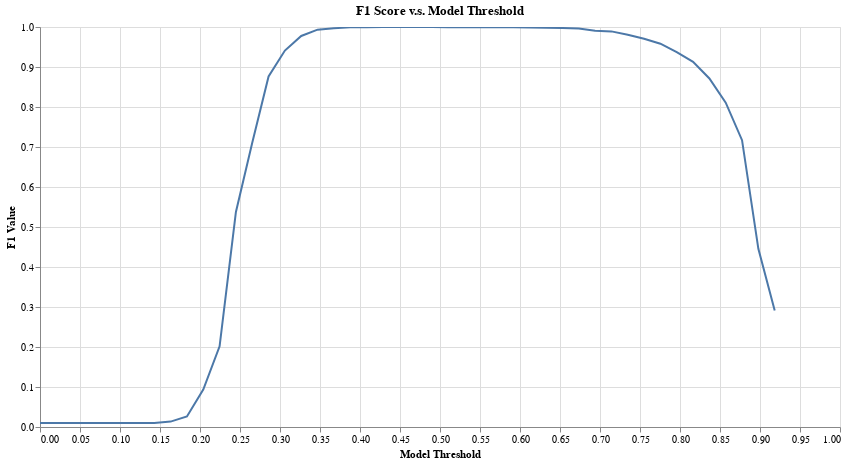

The notebook cell this image was saved under:
### Code cell
tutorial.plot_f1_score_vs_threshold(df_eval)

### Figure 1 — Vega-Lite specification as saved in the notebook (floating-point values rounded to 4 significant figures)
{"config": {"view": {"continuousWidth": 400, "continuousHeight": 300}}, "layer": [{"mark": "line", "encoding": {"x": {"type": "quantitative", "axis": {"title": "Model Threshold"}, "field": "threshold"}, "y": {"type": "quantitative", "axis": {"title": "F1 Value"}, "field": "f1", "scale": {"domain": [0, 1]}}}, "selection": {"selector006": {"type": "interval", "bind": "scales", "encodings": ["x", "y"]}}, "title": "F1 Score v.s. Model Threshold"}, {"mark": "point", "encoding": {"opacity": {"value": 0}, "x": {"type": "quantitative", "field": "threshold"}}, "selection": {"selector005": {"type": "single", "nearest": true, "on": "mouseover", "fields": ["threshold"], "empty": "none"}}}, {"mark": "point", "encoding": {"opacity": {"condition": {"value": 1, "selection": "selector005"}, "value": 0}, "x": {"type": "quantitative", "axis": {"title": "Model Threshold"}, "field": "threshold"}, "y": {"type": "quantitative", "axis": {"title": "F1 Value"}, "field": "f1", "scale": {"domain": [0, 1]}}}, "title": "F1 Score v.s. Model Threshold"}, {"mark": {"type": "rule", "color": "gray"}, "encoding": {"x": {"type": "quantitative", "field": "threshold"}}, "transform": [{"filter": {"selection": "selector005"}}]}, {"mark": {"type": "text", "align": "right", "dx": -10, "dy": -5, "fontWeight": 300, "lineBreak": "\n"}, "encoding": {"text": {"condition": {"type": "nominal", "field": "label", "selection": "selector005"}, "value": " "}, "x": {"type": "quantitative", "axis": {"title": "Model Threshold"}, "field": "threshold"}, "y": {"type": "quantitative", "axis": {"title": "F1 Value"}, "field": "f1", "scale": {"domain": [0, 1]}}}, "title": "F1 Score v.s. Model Threshold"}], "data": {"name": "data-af15636bd0481d1226baee08b5741867"}, "height": 400, "width": 800, "$schema": "https://vega.github.io/schema/vega-lite/v4.8.1.json", "datasets": {"data-af15636bd0481d1226baee08b5741867": [{"threshold": 0.0, "tp": 1197, "fp": 242639, "tn": 0, "fn": 0, "precision": 0.004909, "recall": 1.0, "f1": 0.00977, "label": "threshold: 0.0\nf1: 0.01"}, {"threshold": 0.02041, "tp": 1197, "fp": 242639, "tn": 0, "fn": 0, "precision": 0.004909, "recall": 1.0, "f1": 0.00977, "label": "threshold: 0.02\nf1: 0.01"}, {"threshold": 0.04082, "tp": 1197, "fp": 242639, "tn": 0, "fn": 0, "precision": 0.004909, "recall": 1.0, "f1": 0.00977, "label": "threshold: 0.041\nf1: 0.01"}, {"threshold": 0.06122, "tp": 1197, "fp": 242639, "tn": 0, "fn": 0, "precision": 0.004909, "recall": 1.0, "f1": 0.00977, "label": "threshold: 0.061\nf1: 0.01"}, {"threshold": 0.08163, "tp": 1197, "fp": 242639, "tn": 0, "fn": 0, "precision": 0.004909, "recall": 1.0, "f1": 0.00977, "label": "threshold: 0.082\nf1: 0.01"}, {"threshold": 0.102, "tp": 1197, "fp": 242639, "tn": 0, "fn": 0, "precision": 0.004909, "recall": 1.0, "f1": 0.00977, "label": "threshold: 0.102\nf1: 0.01"}, {"threshold": 0.1224, "tp": 1197, "fp": 242639, "tn": 0, "fn": 0, "precision": 0.004909, "recall": 1.0, "f1": 0.00977, "label": "threshold: 0.122\nf1: 0.01"}, {"threshold": 0.1429, "tp": 1197, "fp": 242639, "tn": 0, "fn": 0, "precision": 0.004909, "recall": 1.0, "f1": 0.00977, "label": "threshold: 0.143\nf1: 0.01"}, {"threshold": 0.1633, "tp": 1197, "fp": 175543, "tn": 67096, "fn": 0, "precision": 0.006773, "recall": 1.0, "f1": 0.01345, "label": "threshold: 0.163\nf1: 0.013"}, {"threshold": 0.1837, "tp": 1197, "fp": 88254, "tn": 154385, "fn": 0, "precision": 0.01338, "recall": 1.0, "f1": 0.02641, "label": "threshold: 0.184\nf1: 0.026"}, {"threshold": 0.2041, "tp": 1197, "fp": 23161, "tn": 219478, "fn": 0, "precision": 0.04914, "recall": 1.0, "f1": 0.09368, "label": "threshold: 0.204\nf1: 0.094"}, {"threshold": 0.2245, "tp": 1197, "fp": 9465, "tn": 233174, "fn": 0, "precision": 0.1123, "recall": 1.0, "f1": 0.2019, "label": "threshold: 0.224\nf1: 0.202"}, {"threshold": 0.2449, "tp": 1197, "fp": 2060, "tn": 240579, "fn": 0, "precision": 0.3675, "recall": 1.0, "f1": 0.5375, "label": "threshold: 0.245\nf1: 0.537"}, {"threshold": 0.2653, "tp": 1197, "fp": 974, "tn": 241665, "fn": 0, "precision": 0.5514, "recall": 1.0, "f1": 0.7108, "label": "threshold: 0.265\nf1: 0.711"}, {"threshold": 0.2857, "tp": 1197, "fp": 338, "tn": 242301, "fn": 0, "precision": 0.7798, "recall": 1.0, "f1": 0.8763, "label": "threshold: 0.286\nf1: 0.876"}, {"threshold": 0.3061, "tp": 1197, "fp": 150, "tn": 242489, "fn": 0, "precision": 0.8886, "recall": 1.0, "f1": 0.941, "label": "threshold: 0.306\nf1: 0.941"}, {"threshold": 0.3265, "tp": 1197, "fp": 55, "tn": 242584, "fn": 0, "precision": 0.9561, "recall": 1.0, "f1": 0.9775, "label": "threshold: 0.327\nf1: 0.978"}, {"threshold": 0.3469, "tp": 1197, "fp": 16, "tn": 242623, "fn": 0, "precision": 0.9868, "recall": 1.0, "f1": 0.9934, "label": "threshold: 0.347\nf1: 0.993"}, {"threshold": 0.3673, "tp": 1197, "fp": 8, "tn": 242631, "fn": 0, "precision": 0.9934, "recall": 1.0, "f1": 0.9967, "label": "threshold: 0.367\nf1: 0.997"}, {"threshold": 0.3878, "tp": 1197, "fp": 2, "tn": 242637, "fn": 0, "precision": 0.9983, "recall": 1.0, "f1": 0.9992, "label": "threshold: 0.388\nf1: 0.999"}, {"threshold": 0.4082, "tp": 1197, "fp": 1, "tn": 242638, "fn": 0, "precision": 0.9992, "recall": 1.0, "f1": 0.9996, "label": "threshold: 0.408\nf1: 1.0"}, {"threshold": 0.4286, "tp": 1197, "fp": 0, "tn": 242639, "fn": 0, "precision": 1.0, "recall": 1.0, "f1": 1.0, "label": "threshold: 0.429\nf1: 1.0"}, {"threshold": 0.449, "tp": 1197, "fp": 0, "tn": 242639, "fn": 0, "precision": 1.0, "recall": 1.0, "f1": 1.0, "label": "threshold: 0.449\nf1: 1.0"}, {"threshold": 0.4694, "tp": 1197, "fp": 0, "tn": 242639, "fn": 0, "precision": 1.0, "recall": 1.0, "f1": 1.0, "label": "threshold: 0.469\nf1: 1.0"}, {"threshold": 0.4898, "tp": 1197, "fp": 0, "tn": 242639, "fn": 0, "precision": 1.0, "recall": 1.0, "f1": 1.0, "label": "threshold: 0.49\nf1: 1.0"}, {"threshold": 0.5102, "tp": 1196, "fp": 0, "tn": 242639, "fn": 1, "precision": 1.0, "recall": 0.9992, "f1": 0.9996, "label": "threshold: 0.51\nf1: 1.0"}, {"threshold": 0.5306, "tp": 1196, "fp": 0, "tn": 242639, "fn": 1, "precision": 1.0, "recall": 0.9992, "f1": 0.9996, "label": "threshold: 0.531\nf1: 1.0"}, {"threshold": 0.551, "tp": 1195, "fp": 0, "tn": 242639, "fn": 2, "precision": 1.0, "recall": 0.9983, "f1": 0.9992, "label": "threshold: 0.551\nf1: 0.999"}, {"threshold": 0.5714, "tp": 1195, "fp": 0, "tn": 242639, "fn": 2, "precision": 1.0, "recall": 0.9983, "f1": 0.9992, "label": "threshold: 0.571\nf1: 0.999"}, {"threshold": 0.5918, "tp": 1195, "fp": 0, "tn": 242639, "fn": 2, "precision": 1.0, "recall": 0.9983, "f1": 0.9992, "label": "threshold: 0.592\nf1: 0.999"}, {"threshold": 0.6122, "tp": 1194, "fp": 0, "tn": 242639, "fn": 3, "precision": 1.0, "recall": 0.9975, "f1": 0.9987, "label": "threshold: 0.612\nf1: 0.999"}, {"threshold": 0.6327, "tp": 1193, "fp": 0, "tn": 242639, "fn": 4, "precision": 1.0, "recall": 0.9967, "f1": 0.9983, "label": "threshold: 0.633\nf1: 0.998"}, {"threshold": 0.6531, "tp": 1191, "fp": 0, "tn": 242639, "fn": 6, "precision": 1.0, "recall": 0.995, "f1": 0.9975, "label": "threshold: 0.653\nf1: 0.997"}, {"threshold": 0.6735, "tp": 1188, "fp": 0, "tn": 242639, "fn": 9, "precision": 1.0, "recall": 0.9925, "f1": 0.9962, "label": "threshold: 0.673\nf1: 0.996"}, {"threshold": 0.6939, "tp": 1175, "fp": 0, "tn": 242639, "fn": 22, "precision": 1.0, "recall": 0.9816, "f1": 0.9907, "label": "threshold: 0.694\nf1: 0.991"}, {"threshold": 0.7143, "tp": 1171, "fp": 0, "tn": 242639, "fn": 26, "precision": 1.0, "recall": 0.9783, "f1": 0.989, "label": "threshold: 0.714\nf1: 0.989"}, {"threshold": 0.7347, "tp": 1151, "fp": 0, "tn": 242639, "fn": 46, "precision": 1.0, "recall": 0.9616, "f1": 0.9804, "label": "threshold: 0.735\nf1: 0.98"}, {"threshold": 0.7551, "tp": 1129, "fp": 0, "tn": 242639, "fn": 68, "precision": 1.0, "recall": 0.9432, "f1": 0.9708, "label": "threshold: 0.755\nf1: 0.971"}, {"threshold": 0.7755, "tp": 1101, "fp": 0, "tn": 242639, "fn": 96, "precision": 1.0, "recall": 0.9198, "f1": 0.9582, "label": "threshold: 0.776\nf1: 0.958"}, {"threshold": 0.7959, "tp": 1055, "fp": 0, "tn": 242639, "fn": 142, "precision": 1.0, "recall": 0.8814, "f1": 0.9369, "label": "threshold: 0.796\nf1: 0.937"}, {"threshold": 0.8163, "tp": 1005, "fp": 0, "tn": 242639, "fn": 192, "precision": 1.0, "recall": 0.8396, "f1": 0.9128, "label": "threshold: 0.816\nf1: 0.913"}, {"threshold": 0.8367, "tp": 924, "fp": 0, "tn": 242639, "fn": 273, "precision": 1.0, "recall": 0.7719, "f1": 0.8713, "label": "threshold: 0.837\nf1: 0.871"}, {"threshold": 0.8571, "tp": 816, "fp": 0, "tn": 242639, "fn": 381, "precision": 1.0, "recall": 0.6817, "f1": 0.8107, "label": "threshold: 0.857\nf1: 0.811"}, {"threshold": 0.8776, "tp": 669, "fp": 0, "tn": 242639, "fn": 528, "precision": 1.0, "recall": 0.5589, "f1": 0.717, "label": "threshold: 0.878\nf1: 0.717"}, {"threshold": 0.898, "tp": 343, "fp": 0, "tn": 242639, "fn": 854, "precision": 1.0, "recall": 0.2865, "f1": 0.4455, "label": "threshold: 0.898\nf1: 0.445"}, {"threshold": 0.9184, "tp": 204, "fp": 0, "tn": 242639, "fn": 993, "precision": 1.0, "recall": 0.1704, "f1": 0.2912, "label": "threshold: 0.918\nf1: 0.291"}, {"threshold": 0.9388, "tp": 0, "fp": 0, "tn": 242639, "fn": 1197, "precision": null, "recall": 0.0, "f1": null, "label": "threshold: 0.939\nf1: nan"}, {"threshold": 0.9592, "tp": 0, "fp": 0, "tn": 242639, "fn": 1197, "precision": null, "recall": 0.0, "f1": null, "label": "threshold: 0.959\nf1: nan"}, {"threshold": 0.9796, "tp": 0, "fp": 0, "tn": 242639, "fn": 1197, "precision": null, "recall": 0.0, "f1": null, "label": "threshold: 0.98\nf1: nan"}, {"threshold": 1.0, "tp": 0, "fp": 0, "tn": 242639, "fn": 1197, "precision": null, "recall": 0.0, "f1": null, "label": "threshold: 1.0\nf1: nan"}]}}
